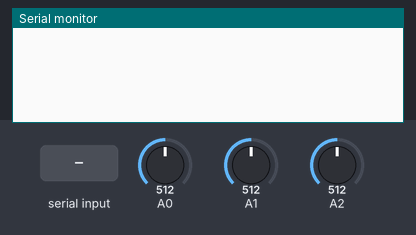
Simulated run of this sketch. Board: Arduino Uno, built with avr-gcc and run on an emulated ATmega328P. On the bench: the last lines printed to the serial monitor. Inputs (shaded band) come from the test bench; at power-on: A0 = 512, A1 = 512, A2 = 512.

Above: at 1.2 s.
1.3 s: "1\n" received over Serial
At 1.51 s:
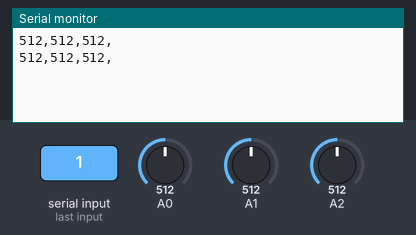
3.3 s: A0 set to 716
At 3.32 s:
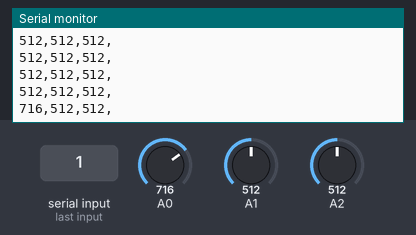
4.8 s: A1 set to 716
At 4.83 s:
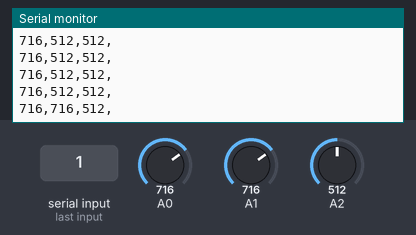
6.3 s: A2 set to 716
At 6.35 s:
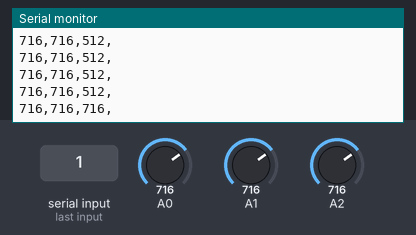
7.8 s: A0 set to 900
At 7.86 s:
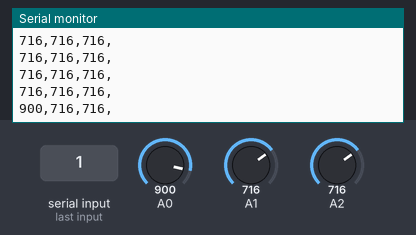
9.3 s: A1 set to 900
At 9.37 s:
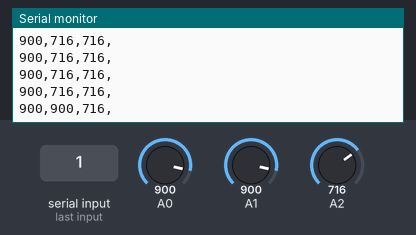
Timing chart, 0 to 12.3 s (numbered marks = the images above; inputs shaded):
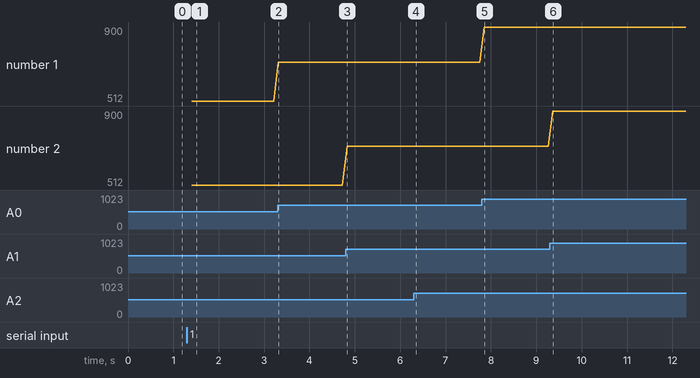

Measured:
- after the input at 1.3 s, the serial monitor: prints a new line after 0.10 s (image 1)
- after the input at 3.3 s, the serial monitor: prints a new line at once (image 2)
- after the input at 4.8 s, the serial monitor: prints a new line at once (image 3)
- after the input at 6.3 s, the serial monitor: prints a new line at once (image 4)
- after the input at 7.8 s, the serial monitor: prints a new line after 0.05 s (image 5)
- after the input at 9.3 s, the serial monitor: prints a new line after 0.07 s (image 6)
- plotted number 1: 512 → 716 after the input at 3.3 s, 716 → 900 after the input at 7.8 s

The sketch:

week11_a.ino
```cpp
int x, y, z;
int rx, flag = 0;

void setup() {
  Serial.begin(9600);

}

void loop() {
  rx = Serial.read();
  if      (rx == '1') flag = 1;
  else if (rx == '0') flag = 0;

  if (flag) {
    x = analogRead(A0);
    y = analogRead(A1);
    z = analogRead(A2);

    Serial.print(x);
    Serial.print(',');
    Serial.print(y);
    Serial.print(',');
    Serial.print(z);
    Serial.print(',');
    Serial.print('\n');
  }

  delay(100);
}
```
